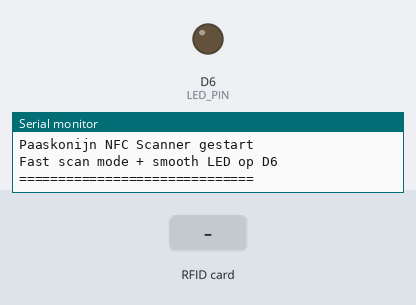
Simulated run of this sketch. Board: Arduino Uno R4 WiFi. Parts: output pins drawn as LEDs (lit = HIGH), the last lines printed to the serial monitor. Inputs (shaded band) come from the test bench. WiFi joins after 1.5 s; servers stay silent unless stated; uploads are accepted with an empty reply.

Above: at 0.9 s.
At 4.2 s:
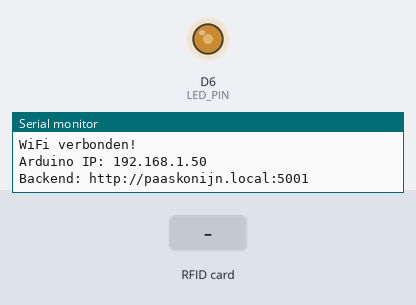
4.3 s: RFID card 5E 7A 19 C4 held to the reader
At 6.2 s:
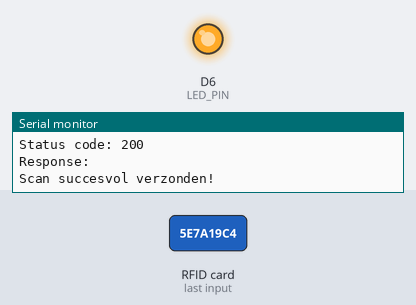
Timing chart, 0 to 13.3 s (numbered marks = the images above; inputs shaded):
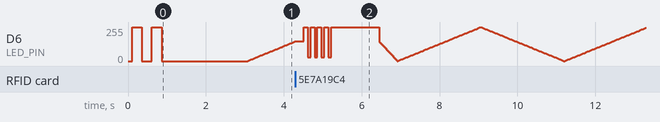

The sketch:

sketch_apr5a.ino
```cpp
#include <SPI.h>
#include <MFRC522.h>
#include <WiFiS3.h>
#include <ArduinoHttpClient.h>

// =======================
// NFC READER PINS
// =======================

#define SS_PIN 10
#define RST_PIN 9

MFRC522 mfrc522(SS_PIN, RST_PIN);

// =======================
// LED PIN
// =======================
// LED(s) aansluiten op D6

#define LED_PIN 6

// =======================
// WIFI SETTINGS
// =======================

const char* ssid = "iPhone van Teynur";
const char* password = "teynur233";

// =======================
// RASPBERRY PI BACKEND
// =======================

//const char* serverAddress = "172.20.10.4";
const char* serverAddress = "paaskonijn.local";
const int serverPort = 5001;

WiFiClient wifi;
HttpClient client(wifi, serverAddress, serverPort);

// =======================
// SCAN SETTINGS
// =======================

String lastUID = "";
unsigned long lastScanTime = 0;

// Was 2000ms. Dat voelde traag.
// 700ms blokkeert hetzelfde ei nog tegen spam,
// maar scans voelen veel sneller.
const unsigned long sameTagCooldown = 700;

unsigned long lastWifiCheck = 0;
const unsigned long wifiCheckInterval = 5000;

// =======================
// SMOOTH LED SETTINGS
// =======================

int brightness = 0;
int fadeDirection = 1;

const int minBrightness = 0;
const int maxBrightness = 255;
const int fadeStep = 3;

unsigned long lastFadeTime = 0;
const unsigned long fadeInterval = 15;

// =======================
// NON-BLOCKING SCAN LED EFFECT
// =======================

enum LedMode {
  LED_IDLE,
  LED_SCAN_WAIT,
  LED_SCAN_FLASH_ON,
  LED_SCAN_FLASH_OFF,
  LED_SCAN_HOLD,
  LED_SCAN_FADE_OUT
};

LedMode ledMode = LED_IDLE;

unsigned long ledModeStartedAt = 0;
unsigned long lastScanLedStep = 0;

int scanFlashCount = 0;

const unsigned long scanWaitMs = 120;
const unsigned long flashOnMs = 90;
const unsigned long flashOffMs = 70;
const int maxScanFlashes = 4;
const unsigned long scanHoldMs = 1200;

// =======================
// LED HELPERS
// =======================

void setLed(int value) {
  value = constrain(value, 0, 255);
  analogWrite(LED_PIN, value);
}

void updateSmoothIdleLed() {
  if (ledMode != LED_IDLE) {
    return;
  }

  unsigned long now = millis();

  if (now - lastFadeTime >= fadeInterval) {
    lastFadeTime = now;

    brightness += fadeDirection * fadeStep;

    if (brightness >= maxBrightness) {
      brightness = maxBrightness;
      fadeDirection = -1;
    }

    if (brightness <= minBrightness) {
      brightness = minBrightness;
      fadeDirection = 1;
    }

    setLed(brightness);
  }
}

void startScanLedEffect() {
  Serial.println("SCAN LED EFFECT START");

  ledMode = LED_SCAN_WAIT;
  ledModeStartedAt = millis();
  lastScanLedStep = millis();
  scanFlashCount = 0;
}

void updateScanLedEffect() {
  if (ledMode == LED_IDLE) {
    return;
  }

  unsigned long now = millis();

  if (ledMode == LED_SCAN_WAIT) {
    setLed(40);

    if (now - ledModeStartedAt >= scanWaitMs) {
      ledMode = LED_SCAN_FLASH_ON;
      ledModeStartedAt = now;
      setLed(255);
    }

    return;
  }

  if (ledMode == LED_SCAN_FLASH_ON) {
    if (now - ledModeStartedAt >= flashOnMs) {
      ledMode = LED_SCAN_FLASH_OFF;
      ledModeStartedAt = now;
      setLed(30);
    }

    return;
  }

  if (ledMode == LED_SCAN_FLASH_OFF) {
    if (now - ledModeStartedAt >= flashOffMs) {
      scanFlashCount++;

      if (scanFlashCount >= maxScanFlashes) {
        ledMode = LED_SCAN_HOLD;
        ledModeStartedAt = now;
        setLed(255);
      } else {
        ledMode = LED_SCAN_FLASH_ON;
        ledModeStartedAt = now;
        setLed(255);
      }
    }

    return;
  }

  if (ledMode == LED_SCAN_HOLD) {
    setLed(255);

    if (now - ledModeStartedAt >= scanHoldMs) {
      ledMode = LED_SCAN_FADE_OUT;
      ledModeStartedAt = now;
      lastScanLedStep = now;
    }

    return;
  }

  if (ledMode == LED_SCAN_FADE_OUT) {
    if (now - lastScanLedStep >= 8) {
      lastScanLedStep = now;

      brightness -= 8;

      if (brightness <= 0) {
        brightness = 0;
        setLed(0);

        ledMode = LED_IDLE;
        fadeDirection = 1;
        lastFadeTime = millis();

        Serial.println("SCAN LED EFFECT END");
      } else {
        setLed(brightness);
      }
    }

    return;
  }
}

void fadeToBlocking(int target, int stepDelay) {
  target = constrain(target, 0, 255);

  if (brightness < target) {
    for (int b = brightness; b <= target; b += 5) {
      brightness = b;
      setLed(brightness);
      delay(stepDelay);
    }
  } else {
    for (int b = brightness; b >= target; b -= 5) {
      brightness = b;
      setLed(brightness);
      delay(stepDelay);
    }
  }

  brightness = target;
  setLed(brightness);
}

void startupLedTest() {
  for (int i = 0; i < 2; i++) {
    fadeToBlocking(255, 2);
    delay(150);
    fadeToBlocking(0, 2);
    delay(150);
  }

  brightness = 0;
  fadeDirection = 1;
  setLed(0);
}

// =======================
// HELPERS
// =======================

String getUidString() {
  String uid = "";

  for (byte i = 0; i < mfrc522.uid.size; i++) {
    if (mfrc522.uid.uidByte[i] < 0x10) {
      uid += "0";
    }

    uid += String(mfrc522.uid.uidByte[i], HEX);
  }

  uid.toUpperCase();
  return uid;
}

void connectToWifi() {
  if (WiFi.status() == WL_CONNECTED) {
    return;
  }

  Serial.println();
  Serial.println("Verbinden met WiFi...");
  Serial.print("SSID: ");
  Serial.println(ssid);

  WiFi.begin(ssid, password);

  int tries = 0;

  while (WiFi.status() != WL_CONNECTED && tries < 30) {
    unsigned long waitStart = millis();

    while (millis() - waitStart < 500) {
      updateSmoothIdleLed();
      updateScanLedEffect();
      delay(5);
    }

    Serial.print(".");
    tries++;
  }

  Serial.println();

  if (WiFi.status() == WL_CONNECTED) {
    Serial.println("WiFi verbonden!");
    Serial.print("Arduino IP: ");
    Serial.println(WiFi.localIP());
    Serial.print("Backend: http://");
    Serial.print(serverAddress);
    Serial.print(":");
    Serial.println(serverPort);
  } else {
    Serial.println("WiFi verbinden mislukt. Probeert straks opnieuw.");
  }
}

bool sendEggScan(String eggId) {
  if (WiFi.status() != WL_CONNECTED) {
    Serial.println("Geen WiFi. Scan niet verzonden.");
    return false;
  }

  String path = "/api/scan";
  String body = "{\"eggId\":\"" + eggId + "\"}";

  Serial.println();
  Serial.println("Scan DIRECT verzenden naar backend...");
  Serial.print("Egg ID: ");
  Serial.println(eggId);
  Serial.print("URL: http://");
  Serial.print(serverAddress);
  Serial.print(":");
  Serial.print(serverPort);
  Serial.println(path);

  client.beginRequest();
  client.post(path);
  client.sendHeader("Content-Type", "application/json");
  client.sendHeader("Content-Length", body.length());
  client.beginBody();
  client.print(body);
  client.endRequest();

  int statusCode = client.responseStatusCode();
  String response = client.responseBody();

  Serial.print("Status code: ");
  Serial.println(statusCode);
  Serial.print("Response: ");
  Serial.println(response);

  if (statusCode >= 200 && statusCode < 300) {
    Serial.println("Scan succesvol verzonden!");
    return true;
  }

  Serial.println("Scan verzenden mislukt.");
  return false;
}

// =======================
// SETUP
// =======================

void setup() {
  Serial.begin(9600);

  while (!Serial) {
    delay(10);
  }

  pinMode(LED_PIN, OUTPUT);
  setLed(0);

  Serial.println();
  Serial.println("==============================");
  Serial.println("Paaskonijn NFC Scanner gestart");
  Serial.println("Fast scan mode + smooth LED op D6");
  Serial.println("==============================");

  startupLedTest();

  SPI.begin();
  mfrc522.PCD_Init();

  delay(500);

  Serial.println("NFC reader klaar.");
  Serial.println("Leg een ei/tag op de scanner...");

  connectToWifi();
}

// =======================
// LOOP
// =======================

void loop() {
  updateSmoothIdleLed();
  updateScanLedEffect();

  if (millis() - lastWifiCheck > wifiCheckInterval) {
    lastWifiCheck = millis();

    if (WiFi.status() != WL_CONNECTED) {
      Serial.println("WiFi verbinding kwijt.");
      connectToWifi();
    }
  }

  if (!mfrc522.PICC_IsNewCardPresent()) {
    return;
  }

  if (!mfrc522.PICC_ReadCardSerial()) {
    return;
  }

  String uid = getUidString();
  unsigned long now = millis();

  Serial.println();
  Serial.print("Tag gevonden: ");
  Serial.println(uid);

  if (uid == lastUID && now - lastScanTime < sameTagCooldown) {
    Serial.println("Zelfde tag te snel opnieuw gescand. Genegeerd.");

    mfrc522.PICC_HaltA();
    mfrc522.PCD_StopCrypto1();
    return;
  }

  lastUID = uid;
  lastScanTime = now;

  // LED effect start direct, maar blokkeert de scan niet meer.
  startScanLedEffect();

  // NFC netjes afsluiten voor we HTTP doen.
  mfrc522.PICC_HaltA();
  mfrc522.PCD_StopCrypto1();

  // Scan wordt nu direct verzonden, niet pas na LED-effect.
  sendEggScan(uid);
}
```
